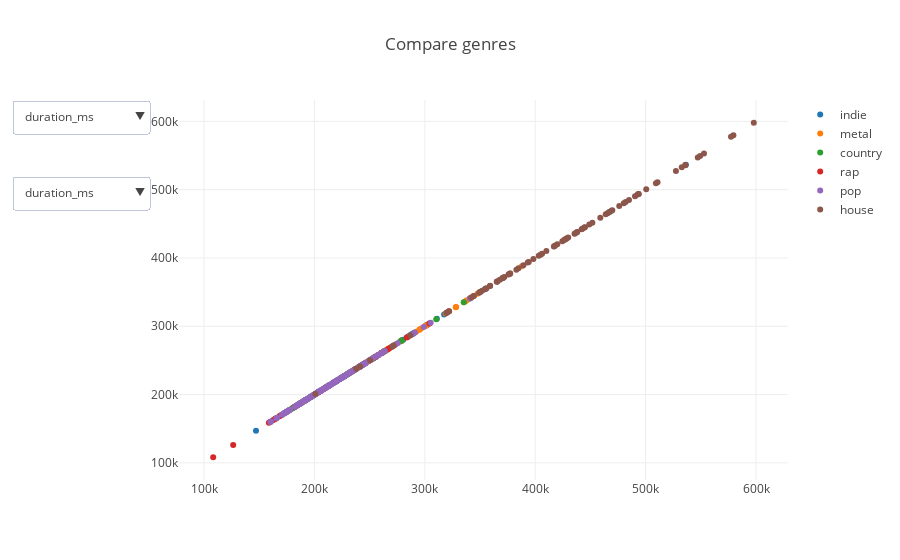

The notebook cell this image was saved under:
### Markdown cell above
This is pretty interesting: if you select just the metal, country and house datasets, you can see that the data form 3 pretty distinct clusters. The rap and house datasets surprisingly occupy a similar region in the plot. The metal dataset is the most tightly clustered, all tracks being high energy but not very danceable. 

Let's push our plotly skills further to see if there is any other interesting behaviour for the other audio features categories:

### Code cell
# function to make list of traces given dictionary of dataframes and the dataframe keys to be plotted
def make_traces(x, y, dfs):
    ts = []
    for name, df in dfs.items():
        ts.append(go.Scatter(x=df[x], y=df[y], mode='markers', 
                       name=name, text=df.name + ' - ' + df.artists))
    return ts

data = dict()

# define which categories we want to include
categories = ['duration_ms', 'popularity', 'acousticness', 'danceability', 
       'energy', 'instrumentalness', 'key', 'liveness', 'loudness',
       'mode', 'speechiness', 'tempo', 'time_signature', 'valence']

# for each category make a list of the data from each dataframe
for cat in categories:
    data[cat] = [df[cat] for df in dfs.values()]

# define behaviour of dropdown menus
# we've defined the buttons using list comprehensions - on selection, the x/y data and axis label are updated
updatemenus = list([
    dict(
         x=-0.05,
         y=0.8,
         buttons=list([   
            dict(label = cat,
                 method = 'update',
                 args = [{'x': data[cat]},
                         {'xaxis': dict(title = cat)}]) for cat in categories
        ])
    ),
    dict(
         x=-0.05,
         y=1,
         buttons=list([   
            dict(label = cat,
                 method = 'update',
                 args = [{'y': data[cat]},
                         {'yaxis': dict(title = cat)}]) for cat in categories
        ])
    )
])

# set the initial data
initial_dat = go.Data(make_traces('duration_ms', 'duration_ms', dfs))

# make the layout
layout = dict(title='Compare genres', showlegend=True,
              updatemenus=updatemenus)

fig = dict(data=initial_dat, layout=layout)
fig['layout'].update(hovermode='closest')
plotly.offline.iplot(fig)

### Figure 1 — Plotly figure (JSON) as saved in the notebook; plotly's stock layout.template omitted (floating-point values rounded to 4 significant figures; data arrays with more than 128 entries replaced by an {"elided": "..."} marker saying what was removed)
{"data": [{"mode": "markers", "name": "indie", "text": ["Gooey - Glass Animals", "Baby - Ariel Pink", "Don't Move - Phantogram", "The Less I Know The Better - Tame Impala", "Wide Eyes - Local Natives", "Sunset Lover - Petit Biscuit", "I Dare You - The xx", "Sedona - Houndmouth", "Genesis - Grimes", "Lazy Eye - Silversun Pickups", "Burning - The Whitest Boy Alive", "Painting (Masterpiece) - Lewis Del Mar", "After the Moment - Craft Spells", "Disparate Youth - Santigold", "Trouble - Cage The Elephant", "Everlasting Light - The Black Keys", "Fire - Diskopunk", "Two Weeks - Grizzly Bear", "Let It Happen - Tame Impala", "Baby - Devendra Banhart", "Midnight City - M83", "New Slang - The Shins", "When I'm Small - Phantogram", "Walking On A Dream - Empire of the Sun", "Friends of Friends - Hospitality", "Open Your Eyes - STRFKR", "Young Folks - Peter Bjorn and John", "Put a Light On - Generationals", "Coffee - Sylvan Esso", "Sleepyhead - Passion Pit", "Rawnald Gregory Erickson the Second - STRFKR", "Future Starts Slow - The Kills", "Gronlandic Edit - of Montreal", "Sister Of Pearl - Baio", "Seasons (Waiting On You) - Future Islands", "Go Outside - Cults", "The Look - Metronomy", "Empress - Morningsiders", "The Bay - Metronomy", "Lazuli - Beach House", "Argonauts - The Little Ones", "Feels Like We Only Go Backwards - Tame Impala", "Paper Planes - M.I.A.", "Someday - The Strokes", "All The Time - Bahamas", "Polish Girl - Neon Indian", "Rebellion (Lies) - Arcade Fire", "Zebra - Beach House", "Feel It All Around - Washed Out", "Fineshrine - Purity Ring", "Oxford Comma - Vampire Weekend", "Answer - Phantogram", "Sweet Disposition - The Temper Trap", "Water - Ra Ra Riot, Rostam", "Sound & Color - Alabama Shakes", "Inside Out - Spoon", "When They Fight, They Fight - Generationals", "Fever - The Black Keys", "Wraith Pinned to the Mist and Other Games - of Montreal", "Ophelia - The Lumineers", "This Head I Hold - Electric Guest", "Dark Days - Local Natives", "Lisztomania - Phoenix", "Feeling Ok - Best Coast", "Loud Pipes - Ratatat", "Float On - Modest Mouse", "Australia - The Shins", "waves - Tame Impala Remix - Miguel, Tame Impala", "Our Own House - MisterWives", "Silver Lining - Rilo Kiley", "Busy Earnin' - Jungle", "Burn the Witch - Radiohead", "No No No - Beirut", "Lost In The Light - Bahamas", "Dance Yrself Clean - LCD Soundsystem", "Baby Missiles - The War On Drugs", "Excuses - The Morning Benders", "The High Road - Broken Bells", "My Girls - Animal Collective", "Naive - The Kooks", "Where Is My Mind? - Pixies", "Brazil - Declan McKenna", "Mountain At My Gates - Foals", "Banquet - Bloc Party", "White Winter Hymnal - Fleet Foxes", "Maps - Yeah Yeah Yeahs", "Seventeen - Sjowgren", "Gold - Chet Faker", "No Surprises - Radiohead", "I Follow Rivers - Lykke Li", "Can’t Let Go, Juno - Kishi Bashi", "Since I Left You - The Avalanches", "Rill Rill - Sleigh Bells", "Armistice - Phoenix", "On Hold - The xx", "Breezeblocks - alt-J"], "type": "scatter", "x": [289306, 287426, 258186, 216320, 266053, 237792, 233280, 239880, 255320, 354360, 191173, 243413, 240608, 284400, 225973, 203773, 197749, 243160, 467586, 185786, 241440, 231173, 249066, 198440, 187453, 232946, 279026, 226933, 269693, 174760, 173693, 245000, 204760, 253439, 226440, 204400, 277653, 199742, 290173, 301866, 187053, 192960, 203760, 183440, 234973, 264000, 310893, 288720, 192080, 209760, 195733, 231600, 230800, 280333, 182466, 301960, 200213, 246306, 255613, 160097, 175773, 180413, 241640, 196160, 226533, 208466, 236733, 253346, 232226, 216973, 181772, 220609, 170640, 236720, 536471, 213920, 317426, 232200, 340786, 203506, 236973, 252306, 244293, 196613, 147026, 219760, 226952, 285290, 229120, 228466, 262680, 261000, 229893, 185106, 224133, 227080], "y": [289306, 287426, 258186, 216320, 266053, 237792, 233280, 239880, 255320, 354360, 191173, 243413, 240608, 284400, 225973, 203773, 197749, 243160, 467586, 185786, 241440, 231173, 249066, 198440, 187453, 232946, 279026, 226933, 269693, 174760, 173693, 245000, 204760, 253439, 226440, 204400, 277653, 199742, 290173, 301866, 187053, 192960, 203760, 183440, 234973, 264000, 310893, 288720, 192080, 209760, 195733, 231600, 230800, 280333, 182466, 301960, 200213, 246306, 255613, 160097, 175773, 180413, 241640, 196160, 226533, 208466, 236733, 253346, 232226, 216973, 181772, 220609, 170640, 236720, 536471, 213920, 317426, 232200, 340786, 203506, 236973, 252306, 244293, 196613, 147026, 219760, 226952, 285290, 229120, 228466, 262680, 261000, 229893, 185106, 224133, 227080]}, {"mode": "markers", "name": "metal", "text": ["The Last Stand - Sabaton", "After The Heartache - Darkhaus", "Let Me Feel Your Power - Saxon", "King for a Day - Battle Beast", "Arisen in Broad Daylight - Monte Pittman", "Last Man Standing - Hammerfall", "Back for More - Pyramaze", "Did My Time - Korn", "We Defy - Firewind", "We Will Never Die - Days Of Jupiter", "Rapture Ballet - Witherscape", "Battle in the Sky - Bloodbound", "Headbangers Ballroom - Masterplan", "Bleed - Days Of Jupiter", "Unisonic - Unisonic", "Put Me to Shame - Tokyo Motor Fist", "Seven Years Alone - Devil You Know", "Remember We Die - Gemini Syndrome", "Silence In the Snow - Trivium", "Can't Carry On - Wild Lies", "Hunting High And Low - Stratovarius", "Walk Again - BrokenRail", "Let It Burn - Cold Kingdom", "In Orbit - Evergrey, Floor Jansen", "Lost - Mile", "Darkness Within - Machine Head", "Dreamland - Hammerfall", "Lucky - Eve To Adam", "More Than Ever - Evergrey", "Metal Is For Everyone - Freedom Call", "Still Alive - Nocturnal Rites", "Hero Forever - Meridian", "Angel In Disgrace - The Raven Age", "Gods Come Together - Pink Cream 69", "Tragedy And Harmony - Jeff Loomis", "The Clarion Call - Falconer", "Blacksong - Jorn", "Blackout - Russell Allen", "Last Warning - Shear", "One - Fates Warning", "Replica - Sonata Arctica", "Cold Winter Sun - Demon Hunter", "Healer - Last Tribe", "Burning Times - Iced Earth", "The Collective Unconscious - Hemina", "Eventide - Burnclear", "Live and Breathe - Flaw", "You Waste Your Time - Tremonti", "The Number Game - Testament", "Awakening - Nocturnal Rites", "When Night Falls - Grave Digger", "Pressure - Rains", "Island Of Fools - Alter Bridge", "Breaking the Illusion - Malrun", "Breathless - Triosphere", "Fatal Illusion - Megadeth", "Valley of the Kings - Saxon", "Hardwired - Metallica", "Ghosts of Insanity - DGM, Tom Englund"], "type": "scatter", "x": [238517, 248960, 209773, 273520, 260814, 270233, 262320, 244493, 232080, 300800, 265675, 264560, 295373, 187400, 205866, 262578, 222960, 225263, 220416, 255000, 248866, 209393, 241560, 338000, 266960, 387840, 342026, 191140, 253013, 292146, 242626, 296613, 328000, 286293, 301013, 347626, 336813, 265706, 278890, 266413, 294986, 205786, 321893, 223560, 212454, 230080, 190253, 227288, 278546, 328333, 234186, 212613, 300777, 245803, 318841, 255893, 303906, 191331, 335320], "y": [238517, 248960, 209773, 273520, 260814, 270233, 262320, 244493, 232080, 300800, 265675, 264560, 295373, 187400, 205866, 262578, 222960, 225263, 220416, 255000, 248866, 209393, 241560, 338000, 266960, 387840, 342026, 191140, 253013, 292146, 242626, 296613, 328000, 286293, 301013, 347626, 336813, 265706, 278890, 266413, 294986, 205786, 321893, 223560, 212454, 230080, 190253, 227288, 278546, 328333, 234186, 212613, 300777, 245803, 318841, 255893, 303906, 191331, 335320]}, {"mode": "markers", "name": "country", "text": ["House Party - Sam Hunt", "Different For Girls - Dierks Bentley, Elle King", "Go Ahead and Break My Heart (feat. Gwen Stefani) - Blake Shelton, Gwen Stefani", "Star Of The Show - Thomas Rhett", "Carolina Can - Chase Rice", "Body Like A Back Road - Sam Hunt", "Hurricane - Luke Combs", "T-Shirt - Thomas Rhett", "Dirt Road Anthem - Jason Aldean", "Make You Miss Me - Sam Hunt", "Yeah Boy - Kelsea Ballerini", "Huntin', Fishin' And Lovin' Every Day - Luke Bryan", "Head Over Boots - Jon Pardi", "Ready Set Roll - Chase Rice", "Wanna Be That Song - Brett Eldredge", "I'm Comin' Over - Chris Young", "Somethin' 'Bout A Truck - Kip Moore", "Leave The Night On - Sam Hunt", "Gonna Wanna Tonight - Chase Rice", "Baby Be My Love Song - Easton Corbin", "H.O.L.Y. - Florida Georgia Line", "Blue Ain't Your Color - Keith Urban", "Beat Of The Music - Brett Eldredge", "Drink to That All Night - Jerrod Niemann", "Ride (feat. Macy Maloy) - Chase Rice", "Dirt - Florida Georgia Line", "Yeah - Joe Nichols", "Single For The Summer - Sam Hunt", "Highway Don't Care - Tim McGraw, Taylor Swift, Keith Urban", "How Country Feels - Randy Houser", "Nowhere Fast - Old Dominion", "Parachute - Chris Stapleton", "Anything Goes - Florida Georgia Line", "Springsteen - Eric Church", "Drunk On A Plane - Dierks Bentley", "Play It Again - Luke Bryan", "Yours - Russell Dickerson", "Any Ol' Barstool - Jason Aldean", "Don't It - Billy Currington", "Make Me Wanna - Thomas Rhett", "You'll Accomp'ny Me - Frankie Ballard", "Runnin' Outta Moonlight - Randy Houser", "I Don't Want This Night to End - Luke Bryan", "From the Ground Up - Dan + Shay", "Die A Happy Man - Thomas Rhett", "Stay A Little Longer - Brothers Osborne", "One Hell Of An Amen - Brantley Gilbert", "May We All - Florida Georgia Line, Tim McGraw", "Gonna Know We Were Here - Jason Aldean", "It Goes Like This - Thomas Rhett"], "type": "scatter", "x": [190240, 180360, 263800, 181200, 220454, 165386, 223800, 227693, 229413, 225693, 194413, 278640, 205120, 190240, 236226, 197306, 213826, 192160, 213735, 199746, 196960, 230600, 179293, 224813, 241240, 230586, 230706, 310306, 279066, 185093, 190346, 253200, 218866, 263386, 254466, 226866, 221280, 203293, 190920, 227106, 240413, 193573, 219973, 254293, 227426, 335266, 222626, 226173, 223626, 186853], "y": [190240, 180360, 263800, 181200, 220454, 165386, 223800, 227693, 229413, 225693, 194413, 278640, 205120, 190240, 236226, 197306, 213826, 192160, 213735, 199746, 196960, 230600, 179293, 224813, 241240, 230586, 230706, 310306, 279066, 185093, 190346, 253200, 218866, 263386, 254466, 226866, 221280, 203293, 190920, 227106, 240413, 193573, 219973, 254293, 227426, 335266, 222626, 226173, 223626, 186853]}, {"mode": "markers", "name": "rap", "text": ["XO TOUR Llif3 - Lil Uzi Vert", "4 AM - 2 Chainz, Travis Scott", "Slippery (feat. Gucci Mane) - Migos, Gucci Mane", "Butterfly Effect - Travis Scott", "HUMBLE. - Kendrick Lamar", "Met Gala (feat. Offset) - Gucci Mane, Offset", "Portland - Drake, Quavo, Travis Scott", "Stay Blessed - Bryson Tiller", "Drowning (feat. Kodak Black) - A Boogie Wit da Hoodie, Kodak Black", "Tunnel Vision - Kodak Black", "Magnolia - Playboi Carti", "Unforgettable - French Montana, Swae Lee", "Gyalchester - Drake", "1-800-273-8255 - Logic, Alessia Cara, Khalid", "Up - NAV", "DNA. - Kendrick Lamar", "Jump Out The Window - Big Sean", "Disrespectful - G4SHI", "Get Right Witcha - Migos", "Harley - Lil Yachty", "wokeuplikethis* - Playboi Carti, Lil Uzi Vert", "Don't Get Too High - Bryson Tiller", "Patty Cake - Kodak Black", "Trap Paris (feat. Quavo & Ty Dolla $ign) - Machine Gun Kelly, Quavo, Ty Dolla $ign", "Run Me Dry - Bryson Tiller", "From The D To The A (feat. Lil Yachty) - Tee Grizzley, Lil Yachty", "Priorities - Lil Yachty", "Perfect Pint (feat. Kendrick Lamar, Gucci Mane & Rae Sremmurd) - Mike WiLL Made-It, Kendrick Lamar, Gucci Mane, Rae Sremmurd", "Both Eyes Closed (feat. 2 Chainz and Young Dolph) - Gucci Mane, 2 Chainz, Young Dolph", "Neighbors - J. Cole", "What in XXXTarnation - Xxxtentacion, Ski Mask The Slump God", "Flex Like Ouu - Lil Pump", "I'm so Groovy - Future", "Love Galore - SZA, Travis Scott", "LOVE. FEAT. ZACARI. - Kendrick Lamar, Zacari", "Me You - Russ", "First Day Out - Tee Grizzley", "Up - Desiigner", "Gilligan - D.R.A.M., A$AP Rocky, Juicy J", "Look At Me! - Xxxtentacion", "Colombia Heights (Te Llamo) [feat. J Balvin] - Wale, J Balvin", "Everybody - Logic", "Kill Jill - Big Boi, Killer Mike, Jeezy", "East Coast - A$AP Ferg, Remy Ma", "Myself - NAV", "Do Not Disturb - Drake", "LOYALTY. FEAT. RIHANNA. - Kendrick Lamar, Rihanna"], "type": "scatter", "x": [182706, 255557, 304041, 191773, 177000, 205714, 236614, 246040, 209269, 268186, 181812, 233832, 189229, 250173, 199520, 185946, 213693, 202751, 257545, 168320, 235535, 209040, 198109, 203000, 169266, 158684, 210973, 240926, 261219, 216520, 164597, 108251, 261751, 260769, 213400, 164200, 254693, 235677, 207800, 126345, 227666, 162346, 266856, 260418, 226040, 283550, 227360], "y": [182706, 255557, 304041, 191773, 177000, 205714, 236614, 246040, 209269, 268186, 181812, 233832, 189229, 250173, 199520, 185946, 213693, 202751, 257545, 168320, 235535, 209040, 198109, 203000, 169266, 158684, 210973, 240926, 261219, 216520, 164597, 108251, 261751, 260769, 213400, 164200, 254693, 235677, 207800, 126345, 227666, 162346, 266856, 260418, 226040, 283550, 227360]}, {"mode": "markers", "name": "pop", "text": {"elided": "169 str values"}, "type": "scatter", "x": {"elided": "169 int values"}, "y": {"elided": "169 int values"}}, {"mode": "markers", "name": "house", "text": ["Voix Grave - Johannes Brecht Version - Johannes Brecht, Christian Prommer", "Day for Night - Smalltown Collective", "The Idea - Frankey & Sandrino Remix - Hyenah, Lazarusman", "Virile - The Blaze", "Starlings - N'to", "Hush - Original Mix - Notize", "Get It Together - Drake, Black Coffee, Jorja Smith", "All In All - Tensnake", "Temporary Secretary - Riton", "On My Side - Adryiano", "Agnus Dei - Foreign Guest, Guzy", "Calling Home - Tiefschwarz, Yawk", "Lust - David Mayer Remix - Tigerskin, K.E.E.N.E., Elli, David Mayer", "Burnin' Up - Friend Within, Kideko", "Towards The Seer - André Lodemann Remix - Jimpster, Andre Lodemann", "Strange - Adana Twins", "Loser's Hymn - Talaboman, John Talabot, Axel Boman", "Polarized - Ryan Mac", "Walk to 159 - Alba", "Best Part of Us (Instrumental) - AmPm, Michael Kaneko", "Worship - Duke Dumont", "Warschauer Straße - Original Version - Oliver Koletzki", "When Coasts Collide - Original mix - Jay Haze, Lorenzo Dada", "Last Day - David August Revision - Kollektiv Turmstrasse", "Invidia - Original Mix - Nicolas Masseyeff", "Keep It Down - Original Mix - Tuccillo", "Yourself - Hot Since 82", "Le Cap - Olivier Giacomotto", "Talking to the Birds - Original - SIS", "Melt - Doppel", "Solaris - Mind Against, aether", "Zulu - Brigado Crew, Crisstiano", "The Touch - Rampa", "Running Hot - Aera", "For Eternity (Love Over Entropy Remix) - Armen Miran, Love Over Entropy", "Who You Are - KAASI", "Pisco - Isolée", "The Mule - Human Machine", "Hushle - Bebetta Remix - Hanne & Lore, Bebetta", "Flow - Dp-6", "Shakti Pan (feat. Sven) - Kellerkind, Sven", "Doobies - Original Mix - Moomin", "Someone Like You - Original Mix - Fred Everything", "One - Karl Friedrich Remix - Few Nolder, Karl Friedrich", "Dolce - Compuphonic", "Seconds of Light - Pablo Bolivar", "Awaken - Kemback", "Moorthon II - Frank Wiedemann", "Look Closer - Neil Quigley", "The Feelin' - Maceo Plex", "Music On - James Dexter, Chris Stussy", "Just Escape - Justin Martin Remix - Justin Martin, Escape", "Last Call - Karmon Remix - Alex Kennon, Karmon", "Don't Come Home - The Revenge Remix - Gavin Froome, Golden Ears", "Mogadishu - Original Mix - Shakarchi & Stranéus", "Do to Me - Pattern Drama", "Acamar - Frankey, Sandrino", "Complex - Serge Devant Remix - Jonas Rathsman, Josef Salvat, Serge Devant", "Soak It - Hyenah, Nonku", "Panorama - Original Mix - Jeremy Olander", "Sparta - Original Mix - Ten Walls", "Revelation - Rauschhaus, David Baader", "AURORA - Original Mix - John Monkman, Pete Tong", "Friends - Solomun", "Hydrae - Frankey, Sandrino", "Secrets & Lies - Fort Romeau", "Tireless - Russ Chimes", "Italove - EMMANUELLE", "Laos - Original Mix - Joachim Pastor", "Childhood - Original Mix - Chicola", "Never Been In Love (Part III) - Sam Weston", "What's Your Number - Swag FM Mix - Ian Pooley, Swag", "Tendresse - Agrume / Lounes", "PHØENIX - John Monkman, Pete Tong", "Necessity - Rampa", "Soul Patrol - Chris Stussy", "Where Eye - Original Mix - Samma Lone", "Dawn - Green Mix - Joris Voorn", "Ortygia - Love Over Entropy Repatterning - Fabio Montana, Love Over Entropy", "Got Me Feeling - Dirt Loopz Makerz", "Relaxation - Ensam", "Sea Of Steps - Bakradze", "Trevor C. Belmont - Ten Walls", "You Got to Love Me - David August", "Chrome - Original Mix - Fabian Kash", "Verso - Monkey Safari", "Valv - Skymning", "Chirality - DJ Tennis", "Love Apparel - Axel Boman remix - Lorenzo Dada, Axel Boman", "Trust Me - Radio Edit (Feat. Robyn) - Mr. Tophat, Robyn", "Vermillion - Agoria Remix - Damian Lazarus & The Ancient Moons, Damian Lazarus, Agoria", "Felt This (Original Mix) (feat. Brittany Foster) - With You."], "type": "scatter", "x": [598000, 476097, 448955, 321560, 342063, 376688, 250337, 286849, 271766, 410070, 466826, 377182, 535998, 321951, 492769, 424561, 510776, 428000, 398343, 241259, 416900, 370333, 579533, 404818, 441999, 394146, 438050, 442771, 418158, 469153, 365480, 490395, 403200, 365099, 427019, 451764, 465538, 552886, 382934, 527464, 417200, 365506, 349130, 435613, 350023, 393215, 344258, 535933, 420000, 436363, 509340, 372019, 428360, 444495, 370897, 481874, 500549, 493552, 463871, 532725, 355122, 429865, 458979, 547244, 484930, 577345, 270582, 319458, 355862, 480212, 377347, 389293, 320000, 375737, 469808, 351851, 358991, 349767, 549360, 384793, 367956, 237817, 355000, 359166, 344297, 445005, 426206, 493781, 437647, 200800, 406155, 370560], "y": [598000, 476097, 448955, 321560, 342063, 376688, 250337, 286849, 271766, 410070, 466826, 377182, 535998, 321951, 492769, 424561, 510776, 428000, 398343, 241259, 416900, 370333, 579533, 404818, 441999, 394146, 438050, 442771, 418158, 469153, 365480, 490395, 403200, 365099, 427019, 451764, 465538, 552886, 382934, 527464, 417200, 365506, 349130, 435613, 350023, 393215, 344258, 535933, 420000, 436363, 509340, 372019, 428360, 444495, 370897, 481874, 500549, 493552, 463871, 532725, 355122, 429865, 458979, 547244, 484930, 577345, 270582, 319458, 355862, 480212, 377347, 389293, 320000, 375737, 469808, 351851, 358991, 349767, 549360, 384793, 367956, 237817, 355000, 359166, 344297, 445005, 426206, 493781, 437647, 200800, 406155, 370560]}], "layout": {"hovermode": "closest", "showlegend": true, "title": "Compare genres", "updatemenus": [{"buttons": [{"args": [{"x": {"elided": "6 rows, 513 int values in total"}}, {"xaxis": {"title": "duration_ms"}}], "label": "duration_ms", "method": "update"}, {"args": [{"x": {"elided": "6 rows, 513 int values in total"}}, {"xaxis": {"title": "popularity"}}], "label": "popularity", "method": "update"}, {"args": [{"x": {"elided": "6 rows, 513 float values in total"}}, {"xaxis": {"title": "acousticness"}}], "label": "acousticness", "method": "update"}, {"args": [{"x": {"elided": "6 rows, 513 float values in total"}}, {"xaxis": {"title": "danceability"}}], "label": "danceability", "method": "update"}, {"args": [{"x": {"elided": "6 rows, 513 float values in total"}}, {"xaxis": {"title": "energy"}}], "label": "energy", "method": "update"}, {"args": [{"x": {"elided": "6 rows, 513 float values in total"}}, {"xaxis": {"title": "instrumentalness"}}], "label": "instrumentalness", "method": "update"}, {"args": [{"x": {"elided": "6 rows, 513 int values in total"}}, {"xaxis": {"title": "key"}}], "label": "key", "method": "update"}, {"args": [{"x": {"elided": "6 rows, 513 float values in total"}}, {"xaxis": {"title": "liveness"}}], "label": "liveness", "method": "update"}, {"args": [{"x": {"elided": "6 rows, 513 float values in total"}}, {"xaxis": {"title": "loudness"}}], "label": "loudness", "method": "update"}, {"args": [{"x": {"elided": "6 rows, 513 int values in total"}}, {"xaxis": {"title": "mode"}}], "label": "mode", "method": "update"}, {"args": [{"x": {"elided": "6 rows, 513 float values in total"}}, {"xaxis": {"title": "speechiness"}}], "label": "speechiness", "method": "update"}, {"args": [{"x": {"elided": "6 rows, 513 float values in total"}}, {"xaxis": {"title": "tempo"}}], "label": "tempo", "method": "update"}, {"args": [{"x": {"elided": "6 rows, 513 int values in total"}}, {"xaxis": {"title": "time_signature"}}], "label": "time_signature", "method": "update"}, {"args": [{"x": {"elided": "6 rows, 513 float values in total"}}, {"xaxis": {"title": "valence"}}], "label": "valence", "method": "update"}], "x": -0.05, "y": 0.8}, {"buttons": [{"args": [{"y": {"elided": "6 rows, 513 int values in total"}}, {"yaxis": {"title": "duration_ms"}}], "label": "duration_ms", "method": "update"}, {"args": [{"y": {"elided": "6 rows, 513 int values in total"}}, {"yaxis": {"title": "popularity"}}], "label": "popularity", "method": "update"}, {"args": [{"y": {"elided": "6 rows, 513 float values in total"}}, {"yaxis": {"title": "acousticness"}}], "label": "acousticness", "method": "update"}, {"args": [{"y": {"elided": "6 rows, 513 float values in total"}}, {"yaxis": {"title": "danceability"}}], "label": "danceability", "method": "update"}, {"args": [{"y": {"elided": "6 rows, 513 float values in total"}}, {"yaxis": {"title": "energy"}}], "label": "energy", "method": "update"}, {"args": [{"y": {"elided": "6 rows, 513 float values in total"}}, {"yaxis": {"title": "instrumentalness"}}], "label": "instrumentalness", "method": "update"}, {"args": [{"y": {"elided": "6 rows, 513 int values in total"}}, {"yaxis": {"title": "key"}}], "label": "key", "method": "update"}, {"args": [{"y": {"elided": "6 rows, 513 float values in total"}}, {"yaxis": {"title": "liveness"}}], "label": "liveness", "method": "update"}, {"args": [{"y": {"elided": "6 rows, 513 float values in total"}}, {"yaxis": {"title": "loudness"}}], "label": "loudness", "method": "update"}, {"args": [{"y": {"elided": "6 rows, 513 int values in total"}}, {"yaxis": {"title": "mode"}}], "label": "mode", "method": "update"}, {"args": [{"y": {"elided": "6 rows, 513 float values in total"}}, {"yaxis": {"title": "speechiness"}}], "label": "speechiness", "method": "update"}, {"args": [{"y": {"elided": "6 rows, 513 float values in total"}}, {"yaxis": {"title": "tempo"}}], "label": "tempo", "method": "update"}, {"args": [{"y": {"elided": "6 rows, 513 int values in total"}}, {"yaxis": {"title": "time_signature"}}], "label": "time_signature", "method": "update"}, {"args": [{"y": {"elided": "6 rows, 513 float values in total"}}, {"yaxis": {"title": "valence"}}], "label": "valence", "method": "update"}], "x": -0.05, "y": 1}]}}
